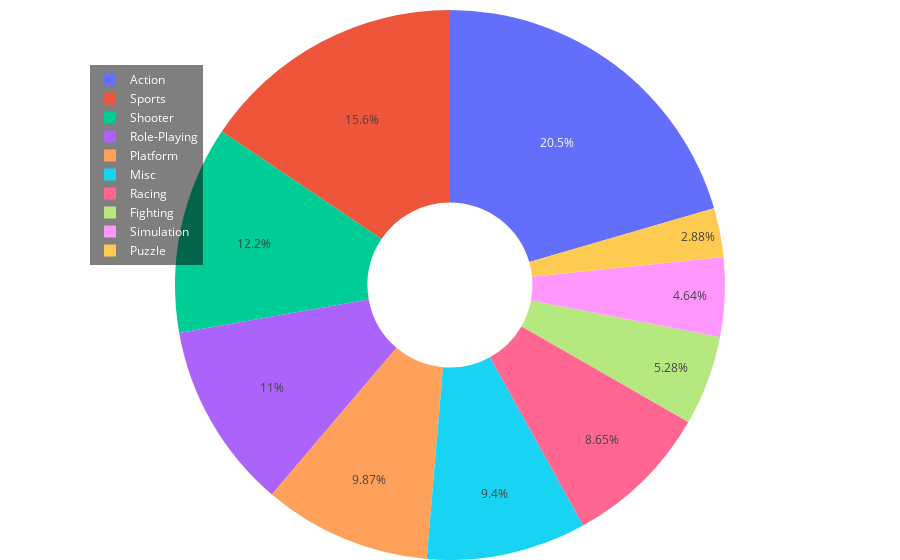

The notebook cell this image was saved under:
### Markdown cell above
### Gráfico 3

### Code cell
fig_genre = go.Figure(go.Pie(values=df_genre['Global_Sales'], labels=df_genre['Genre'], hole=.3))
fig_genre.update_layout(main_config)
fig_genre.show()

### Figure 1 — Plotly figure (JSON) as saved in the notebook; plotly's stock layout.template omitted (floating-point values rounded to 4 significant figures)
{"data": [{"hole": 0.3, "labels": ["Action", "Sports", "Shooter", "Role-Playing", "Platform", "Misc", "Racing", "Fighting", "Simulation", "Puzzle"], "type": "pie", "values": [1723.0, 1309.0, 1026.0, 923.8, 829.1, 789.9, 726.8, 444.1, 390.0, 242.2]}], "layout": {"autosize": true, "hovermode": "x unified", "legend": {"bgcolor": "rgba(0, 0, 0, 0.5)", "font": {"color": "white"}, "x": 0.1, "xanchor": "left", "y": 0.9, "yanchor": "top"}, "margin": {"b": 0, "l": 0, "r": 0, "t": 10}, "xaxis": {"color": "white", "showgrid": false}, "yaxis": {"color": "white", "showgrid": false}}}
